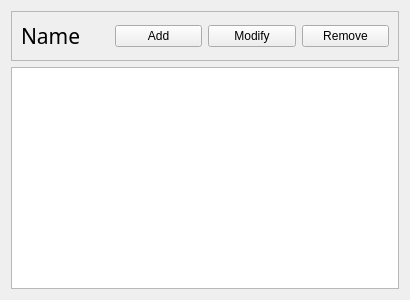
<?xml version="1.0" encoding="UTF-8"?>
<ui version="4.0">
 <class>AlbumWidget</class>
 <widget class="QWidget" name="AlbumWidget">
  <property name="geometry">
   <rect>
    <x>0</x>
    <y>0</y>
    <width>410</width>
    <height>300</height>
   </rect>
  </property>
  <property name="windowTitle">
   <string>Form</string>
  </property>
  <layout class="QVBoxLayout" name="verticalLayout">
   <item>
    <widget class="QFrame" name="mainFrame">
     <property name="frameShape">
      <enum>QFrame::StyledPanel</enum>
     </property>
     <property name="frameShadow">
      <enum>QFrame::Raised</enum>
     </property>
     <layout class="QHBoxLayout" name="horizontalLayout">
      <item>
       <widget class="QLabel" name="albumName">
        <property name="font">
         <font>
          <family>Impact</family>
          <pointsize>16</pointsize>
         </font>
        </property>
        <property name="text">
         <string>Name</string>
        </property>
        <property name="textFormat">
         <enum>Qt::RichText</enum>
        </property>
       </widget>
      </item>
      <item>
       <widget class="QPushButton" name="addPictureButton">
        <property name="text">
         <string>Add</string>
        </property>
        <property name="icon">
         <iconset resource="resource.qrc">
          <normaloff>:/icons/photo-add.png</normaloff>:/icons/photo-add.png</iconset>
        </property>
       </widget>
      </item>
      <item>
       <widget class="QPushButton" name="editAlbumButton">
        <property name="text">
         <string>Modify</string>
        </property>
        <property name="icon">
         <iconset resource="resource.qrc">
          <normaloff>:/icons/album-edit.png</normaloff>:/icons/album-edit.png</iconset>
        </property>
       </widget>
      </item>
      <item>
       <widget class="QPushButton" name="removeAlbumButton">
        <property name="text">
         <string>Remove</string>
        </property>
        <property name="icon">
         <iconset resource="resource.qrc">
          <normaloff>:/icons/album-delete.png</normaloff>:/icons/album-delete.png</iconset>
        </property>
       </widget>
      </item>
     </layout>
    </widget>
   </item>
   <item>
    <widget class="QListView" name="thumbnailsListView"/>
   </item>
  </layout>
 </widget>
 <resources>
  <include location="resource.qrc"/>
 </resources>
 <connections/>
</ui>
